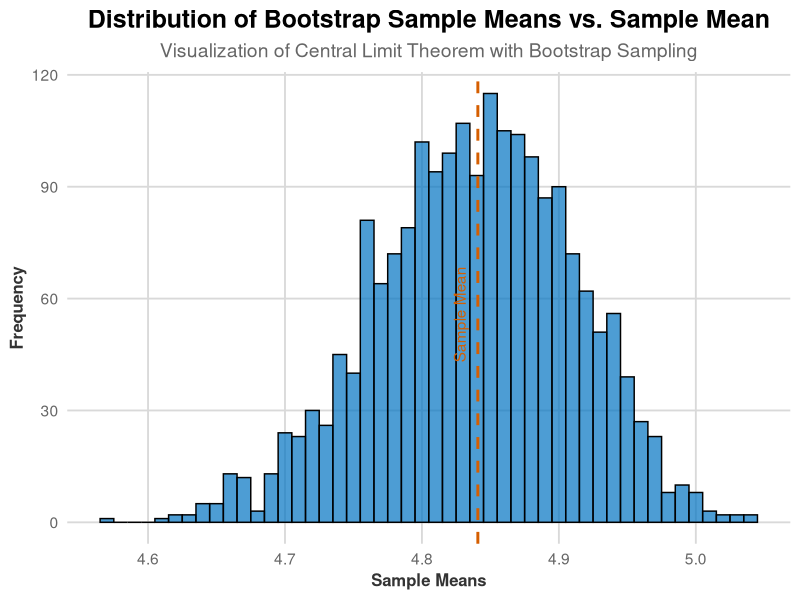
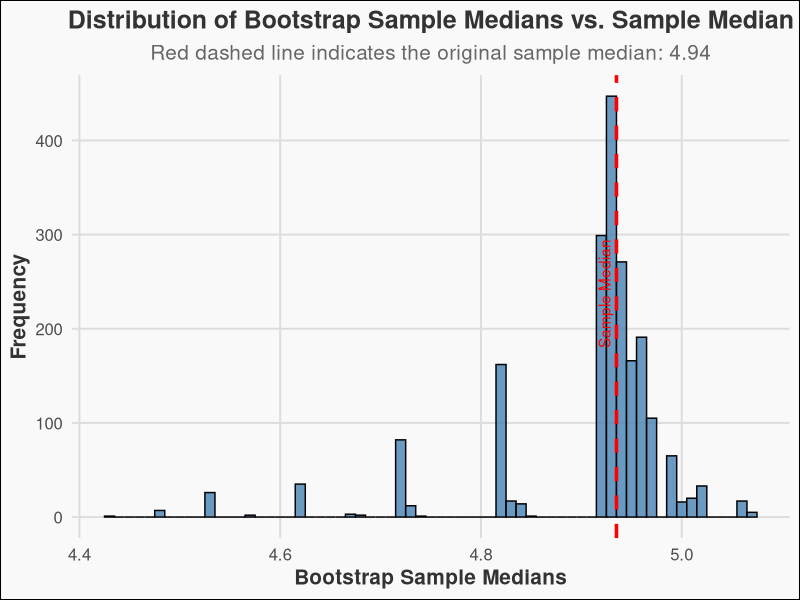

These charts were generated, in order, by the following R code:
## ---- chunk 1
data.p <- c(4.94, 5.06, 4.53, 5.07, 4.99, 
                 5.16, 4.38, 4.43, 4.93, 4.72, 
                 4.92, 4.96)
## ---- chunk 2
length_data_p <- length(data.p)
num_possible_bootstrap_samples <- length_data_p ^length_data_p
options(scipen = 999)
cat("The possible number of bootstrap samples are",num_possible_bootstrap_samples)
## ---- chunk 3
a1<-mean(data.p)
a2<-median(data.p)
cat("The mean of the original sample is ", a1, "and the median is ",a2)
## ---- chunk 4
set.seed(12433688) 
bt_samples <- 2000
bt_means <- replicate(bt_samples, mean(sample(data.p, replace = TRUE)))

## ---- chunk 5
mean_20<-mean(bt_means[1:20])
cat("The mean for first 20 bootstrap means is",mean_20)
## ---- chunk 6
mean_200<-mean(bt_means[1:200])
cat("The mean for first 200 bootstrap means is",mean_200)
## ---- chunk 7
mean_2000<-mean(bt_means[1:2000])
cat("The mean for first 2000 bootstrap means is",mean_2000)
## ---- chunk 8
library(ggplot2)

# Create the plot with enhanced styling
ggplot(data.frame(Means = bt_means), aes(x = Means)) +
  geom_histogram(binwidth = 0.01, fill = "#0073C2FF", color = "black", alpha = 0.7) +  
  geom_vline(xintercept = a1, color = "#D55E00", linetype = "dashed", linewidth = 1) + 
  labs(
    title = "Distribution of Bootstrap Sample Means vs. Sample Mean",
    subtitle = "Visualization of Central Limit Theorem with Bootstrap Sampling",
    x = "Sample Means",
    y = "Frequency"
  ) +
  theme_minimal(base_size = 14) +  
  theme(
    plot.title = element_text(hjust = 0.5, size = 18, face = "bold"), 
    plot.subtitle = element_text(hjust = 0.5, size = 14, color = "grey40"), 
    axis.title.x = element_text(size = 12, face = "bold", color = "grey20"),
    axis.title.y = element_text(size = 12, face = "bold", color = "grey20"),
    axis.text = element_text(color = "grey40"),
    panel.grid.minor = element_blank(),  
    panel.grid.major = element_line(color = "grey85") 
  ) +
  annotate("text", x = a1, y = max(table(cut(bt_means, breaks = 100))) * 0.9,
           label = "Sample Mean", color = "#D55E00", angle = 90, vjust = -1) 

## ---- chunk 9
mean_sample_list <- list(bt_means[1:20], bt_means[1:200], bt_means[1:2000])
names(mean_sample_list) <- c("Sample_20", "Sample_200", "Sample_2000")
quantiles <- data.frame(sapply(mean_sample_list, function(means) quantile(means, c(0.025, 0.975))))
knitr::kable(quantiles, format = "markdown", caption = "Mean 0.025 and 0.975 Quantiles")
## ---- chunk 10
true_ci <- t.test(data.p)$conf.int
cat("The 'true' confidence interval of the mean is:\n", true_ci)
## ---- chunk 11
set.seed(12433688) 
bt_median <- replicate(bt_samples, median(sample(data.p, replace = TRUE)))
## ---- chunk 12
median_20<-median(bt_median[1:20])
cat("The median for first 20 bootstrap median is",median_20)
## ---- chunk 13
median_200<-median(bt_median[1:200])
cat("The median for first 200 bootstrap median is",median_200)
## ---- chunk 14
median_2000<-median(bt_median[1:2000])
cat("The median for first 2000 bootstrap median is",median_2000)
## ---- chunk 15
library(ggplot2)

ggplot(data.frame(Medians = bt_median), aes(x = Medians)) +
  geom_histogram(binwidth = 0.01, fill = "#4682B4", color = "black", alpha = 0.8) + 
  geom_vline(xintercept = a2, color = "red", linetype = "dashed", linewidth = 1.2) +
  labs(title = "Distribution of Bootstrap Sample Medians vs. Sample Median",
       subtitle = paste("Red dashed line indicates the original sample median:", round(a2, 2)),
       x = "Bootstrap Sample Medians",
       y = "Frequency") +
  theme_minimal(base_size = 15) + 
  theme(
    plot.title = element_text(face = "bold", hjust = 0.5, color = "#333333"), 
    plot.subtitle = element_text(hjust = 0.5, color = "#666666"), 
    axis.title.x = element_text(face = "bold", color = "#333333"),
    axis.title.y = element_text(face = "bold", color = "#333333"),
    panel.grid.major = element_line(color = "#DDDDDD"),
    panel.grid.minor = element_blank(), 
    plot.background = element_rect(fill = "#f9f9f9")
  ) +
  annotate("text", x = a2, y = max(table(bt_median)) * 0.95, label = "Sample Median", color = "red", angle = 90, vjust = -0.5)
## ---- chunk 16
median_sample_list <- list(bt_median[1:20],
                         bt_median[1:200],
                        bt_median[1:2000])
names(median_sample_list) <- c("Sample 20","Sample 200","Sample 2000")

quantiles <- data.frame(sapply(median_sample_list, function(x) quantile(x, c(0.025, 0.975))))
knitr::kable(quantiles, format = "markdown",caption = "Median 0.025 and 0.975 Quantiles")
## ---- chunk 17
set.seed(1234)
x.clean <- rnorm(1960)
x.cont <- runif(40,4,5)
x <- c(x.clean,x.cont)
set.seed(12433688)
## ---- chunk 18
output <- data.frame(
  row.names = c("x","x_clean"),
  Median = c(median(x),median(x.clean)),
  Mean = c(mean(x), mean(x.clean)),
  Trimmed_Mean = c(mean(x, trim = 0.05), mean(x.clean, trim = 0.05))
)
knitr::kable(output, format = "markdown",
             caption = "Mean, Median, Trimmed Mean Results")
## ---- chunk 19

bootstrap_estimates <- function(data, n = 10000, trim = 0.05) {

  x.median <- replicate(n, median(sample(data, replace = TRUE)))
  x.mean <- replicate(n, mean(sample(data, replace = TRUE)))
  x.trimmed_mean <- replicate(n, mean(sample(data, replace = TRUE), trim = trim))

  sd_values <- sapply(list(x.median, x.mean, x.trimmed_mean), sd)

  quantile_values <- sapply(list(x.median, x.mean, x.trimmed_mean),
                            function(x) quantile(x, c(0.025, 0.975)))
  
  result <- data.frame(
    row.names = c("Median", "Mean", "Trimmed Mean"),
    Standard_Error = sd_values,
    Quantile_0.025 = quantile_values[1, ],
    Quantile_0.975 = quantile_values[2, ]
  )
  
  return(result)
}
## ---- chunk 20
knitr::kable(bootstrap_estimates(x), format = "markdown",
             caption = "Standard error and 95% CI for the estimators (mean, median, and trimmed mean) for the x dataset.")
## ---- chunk 21
knitr::kable(bootstrap_estimates(x.clean), format = "markdown",
             caption = "Standard error and 95% CI for the estimators (mean, median, and trimmed mean) for the x_clean dataset.")
## ---- chunk 22
para_boot_strap <- function(data, n, alpha = 0.05) {
  
  boot_means <- replicate(n, mean(rnorm(data)))
  boot_trimmed_means <- replicate(n, mean(rnorm(data), trim = 0.05))
  
  # bias
  bias_mean <- mean(boot_means) - mean(data)
  bias_trimmed_mean <- mean(boot_trimmed_means) - mean(data)
  
  # standard error
  se_mean <- sd(boot_means)
  se_trimmed_mean <- sd(boot_trimmed_means)
  
  # 95 percentile CI
  ci_mean <- quantile(boot_means, c(alpha / 2, 1 - alpha / 2))
  ci_trimmed_mean <- quantile(boot_trimmed_means, c(alpha / 2, 1 - alpha / 2))
  
  # bias-corrected estimate
  corrected_mean <- mean(data) - bias_mean
  corrected_trimmed_mean <- mean(data) - bias_trimmed_mean
  
  return(list(
    bias_mean = bias_mean,
    se_mean = se_mean,
    ci_mean = ci_mean,
    corrected_mean = corrected_mean,
    bias_trimmed_mean = bias_trimmed_mean,
    se_trimmed_mean = se_trimmed_mean,
    ci_trimmed_mean = ci_trimmed_mean,
    corrected_trimmed_mean = corrected_trimmed_mean
  ))
}
## ---- chunk 23
set.seed(12433688)
n <- 10000
result_x2 <- para_boot_strap(x, n, alpha = 0.05)
result_x_clean2 <- para_boot_strap(x.clean, n, alpha = 0.05)
## ---- chunk 24
result_x2_df <- data.frame(
  Bias = c(result_x2$bias_mean,result_x2$bias_trimmed_mean),
  Standard_Error = c(result_x2$se_mean,result_x2$se_trimmed_mean) ,
  Quantile_0.025 = c(result_x2$ci_mean[1], result_x2$ci_trimmed_mean[1]),
  Quantile_0.975 = c(result_x2$ci_mean[2], result_x2$ci_trimmed_mean[2]),
  Corrected_Bias = c(result_x2$corrected_mean,result_x2$corrected_trimmed_mean)
)
## ---- chunk 25
result_x_clean2_df <- data.frame(
  row.names = c("x_Mean","x_Trimmed_Mean"),
  Bias = c(result_x_clean2$bias_mean,result_x_clean2$bias_trimmed_mean),
  Standard_Error = c(result_x_clean2$se_mean,result_x_clean2$se_trimmed_mean) ,
  Quantile_0.025 = c(result_x_clean2$ci_mean[1], result_x_clean2$ci_trimmed_mean[1]),
  Quantile_0.975 = c(result_x_clean2$ci_mean[2], result_x_clean2$ci_trimmed_mean[2]),
  Corrected_Bias = c(result_x_clean2$corrected_mean,result_x_clean2$corrected_trimmed_mean)
)
## ---- chunk 26
rownames(result_x2_df) <- c("x_Mean", "x_Trimmed_Mean")
knitr::kable(
  result_x2_df,
  format = "markdown",
  caption = "Parametric Standard Error and Confidence Interval for x dataset"
)
## ---- chunk 27
rownames(result_x_clean2_df) <- c("x_Mean", "x_Trimmed_Mean")
knitr::kable(result_x_clean2_df, format = "markdown",
             caption = "Parametric Standard Error and 
                        Confidence Interval 
                        for x.clean data set")
